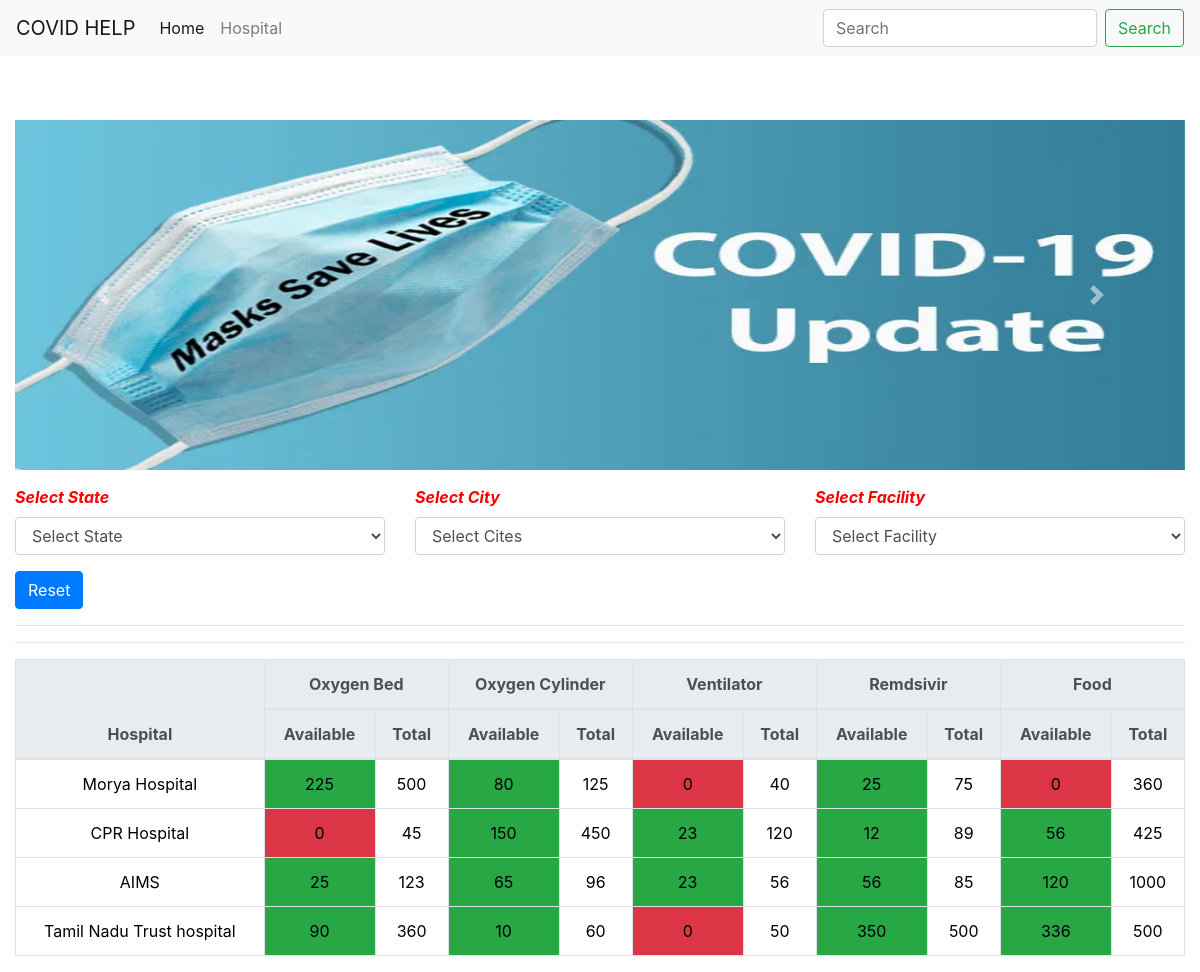
The page / on the database its author committed.
### store/models.py (models this page shows, shortened)
class Facility(models.Model):
    title = models.CharField(max_length=60, null=False, blank=False, default="")

class Hospital(models.Model):
    name = models.CharField(max_length=50, null=False, blank=False)
    address = models.CharField(max_length=200, null=False, blank=False)
    phone = models.CharField(max_length=12, null=False, blank=False)
    city = models.ForeignKey(City, on_delete=models.CASCADE, related_name='hospital')

class Availability(models.Model):
    objects = None
    hospital = models.ForeignKey(Hospital, on_delete=models.CASCADE, related_name='availabilies')
    facility = models.ForeignKey(Facility, on_delete=models.CASCADE, related_name='availabilies')
    total = models.IntegerField(default=0)
    available = models.IntegerField(default=0)
    updated_at = models.DateTimeField(auto_now=True)

### store/views.py (the view, shortened to what this page needs)
# urls.py: path('', include('store.urls')),
def store(request):
    selected_state_id = request.GET.get('state')
    selected_city_id = request.GET.get('city')
    selected_facility_id = request.GET.get('facility')
    facilities = Facility.objects.all().order_by('pk')
    if selected_state_id:
        cities = City.objects.filter(state=selected_state_id)
    else:
        cities = City.objects.all()
    states = State.objects.all()
    hospitals = Hospital.objects.all()
    if selected_city_id:
        hospitals = hospitals.filter(city=City(pk=selected_city_id))
    context = {
        'facilities': facilities,
        'cities': cities,
        'states': states,
        'hospitals': hospitals,
        'selected_state_id': selected_state_id,
        'selected_city_id': selected_city_id,
        'selected_facility_id': selected_facility_id,
    }
    return render(request, template_name='store/index.html', context=context)

### store/models.py (called while the page is built)
    def __str__(self):
        return self.name

### store/templatetags/custom_tags.py (called while the page is built)
@register.simple_tag
def get_table_class(value):
    if value:
        return 'bg-success'
    return 'bg-danger'

@register.simple_tag
def get_availibilities(hospital):
    return Availability.objects.filter(hospital=hospital).order_by('facility_id')

@register.simple_tag
def is_option_selected(selected_option, pk):
    if selected_option == str(pk):
        return 'selected'
    return ''

### store/templates/store/index.html (shortened to what this page needs)
{% extends 'store/base.html' %}
{% load custom_tags %}
{% load static %}
{% block content %}
<br>
<br>
 <div id="carouselExampleControls" class="carousel slide" data-ride="carousel">
  <div class="carousel-inner">
    <div class="carousel-item active">
     <img class="d-block w-100 img1" src="{% static 'images/covid1.png' %}" alt="First slide">
    </div>
  </div>
  <a class="carousel-control-prev" href="#carouselExampleControls" role="button" data-slide="prev">
    <span class="carousel-control-prev-icon" aria-hidden="true"></span>
  </a>
  <a class="carousel-control-next" href="#carouselExampleControls" role="button" data-slide="next">
    <span class="carousel-control-next-icon" aria-hidden="true"></span>
  </a>
</div>
    <div>
        <form id="filterform" action="" method="GET">
            <div class="row">
        <div class="col">
        <div class="form-group">
    <label >Select State</label>
    <select name="state" id="stateSelect" class="form-control">
      <option value="">Select State</option>
    </select>
  </div>
    </div>
        <div class="col">
             <div class="form-group">
    <label >Select City</label>
    <select name="city" class="form-control" id="citySelect">
      <option value="">Select Cites</option>
    </select>
  </div>
        </div>
                 <div class="col">
             <div class="form-group">
    <label >Select Facility</label>
    <select name="facility" class="form-control" id="facilitySelect">
      <option value="">Select Facility</option>
    </select>
  </div>
        </div>
    </div>
            <div>
                <a href="/" class="btn btn-primary">Reset</a>
            </div>
            <hr>
        </form>
    </div>
    <hr>
    <table class="table text-center table-bordered tabled-stripedf">
        <thead class="thead-light">
        <tr>
            <th rowspan="2">Hospital</th>
            {% for facility in facilities %}
            <th colspan="2" class="text-center">{{facility.title}}</th>
            {% endfor %}
        </tr>
         <tr>
             {% for facility in facilities %}
            <th>Available</th>
               <th>Total</th>
             {% endfor %}
        </tr>
        </thead>
        <tbody>
       {% for hospital in hospitals %}
        <tr>
            <td><a href="/hospital/{{hospital.id}}">{{hospital.name}}</a></td>
            {% get_availibilities hospital as availibilities %}
            {% for avl in availibilities %}
            <td class='{%get_table_class avl.available%}'>{{avl.available}}</td>
             <td>{{avl.total}}</td>
            {% endfor %}
        </tr>
        {% endfor %}
    </tbody>
</table>
{%endblock%}

### store/templates/store/base.html (shortened to what this page needs)
<!doctype html>
<html lang="en">
  <head>
    <link rel="stylesheet" href="https://cdn.jsdelivr.net/npm/bootstrap@4.4.1/dist/css/bootstrap.min.css">
  </head>
  <body>
<nav class="navbar navbar-expand-lg navbar-light bg-light">
  <a class="navbar-brand" href="3">COVID HELP</a>
  <div class="collapse navbar-collapse" id="navbarSupportedContent">
    <ul class="navbar-nav mr-auto">
      <li class="nav-item active">
        <a class="nav-link" href="/">Home <span class="sr-only">(current)</span></a>
      </li>
      <li class="nav-item">
        <a class="nav-link" href="#">Hospital</a>
      </li>
    </ul>
    <form class="form-inline my-2 my-lg-0">
      <input class="form-control mr-sm-2" type="search" placeholder="Search" aria-label="Search">
      <button class="btn btn-outline-success my-2 my-sm-0" type="submit">Search</button>
    </form>
  </div>
</nav>    <div class="container-fluid mt-3">
      {% block content %}
      {%endblock%}
    </div>
  </body>
</html>

### store/templates/store/index.html (style rules this page uses)
a { color: black; }
.img1 { height: 350px; width: 50%; }
.navbar a { color: white; }
label { color: red; padding-top: 15px; font-weight: bolder; font-style: italic; }
option { color: red; }
td,a { color: black; }

### rows shown on the page
Facility: title "Oxygen Bed"
Facility: title "Oxygen Cylinder"
Facility: title "Ventilator"
Facility: title "Remdsivir"
Facility: title "Food"
Hospital: name "Morya Hospital"
Availability: available "225", total "500"
Availability: available "80", total "125"
Availability: available "0", total "40"
Availability: available "25", total "75"
Availability: available "0", total "360"
Hospital: name "CPR Hospital"
Availability: available "0", total "45"
Availability: available "150", total "450"
Availability: available "23", total "120"
Availability: available "12", total "89"
Availability: available "56", total "425"
Hospital: name "AIMS"
Availability: available "25", total "123"
Availability: available "65", total "96"
Availability: available "23", total "56"
Availability: available "56", total "85"
Availability: available "120", total "1000"
Hospital: name "Tamil Nadu Trust hospital"
Availability: available "90", total "360"
Availability: available "10", total "60"
Availability: available "0", total "50"
Availability: available "350", total "500"
Availability: available "336", total "500"
